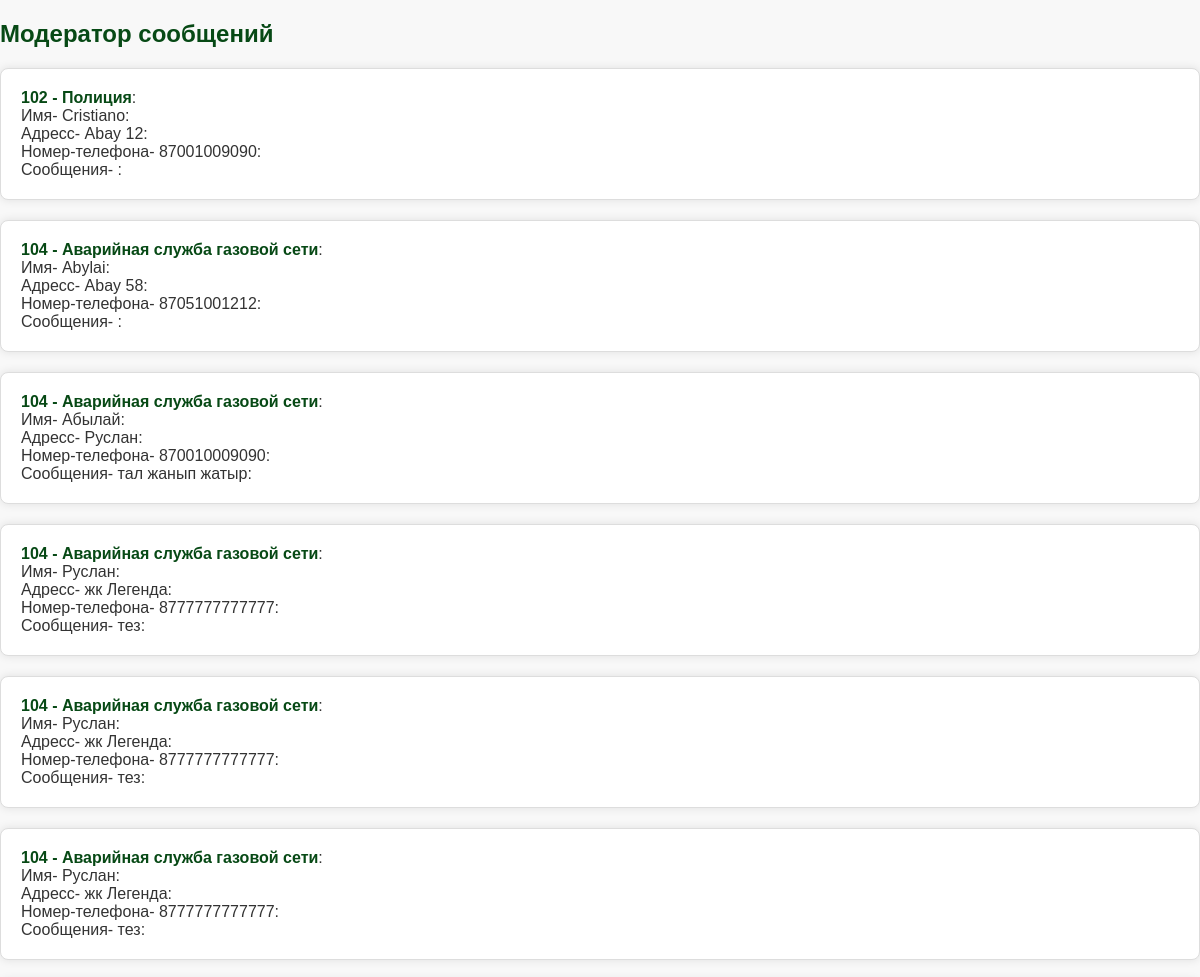
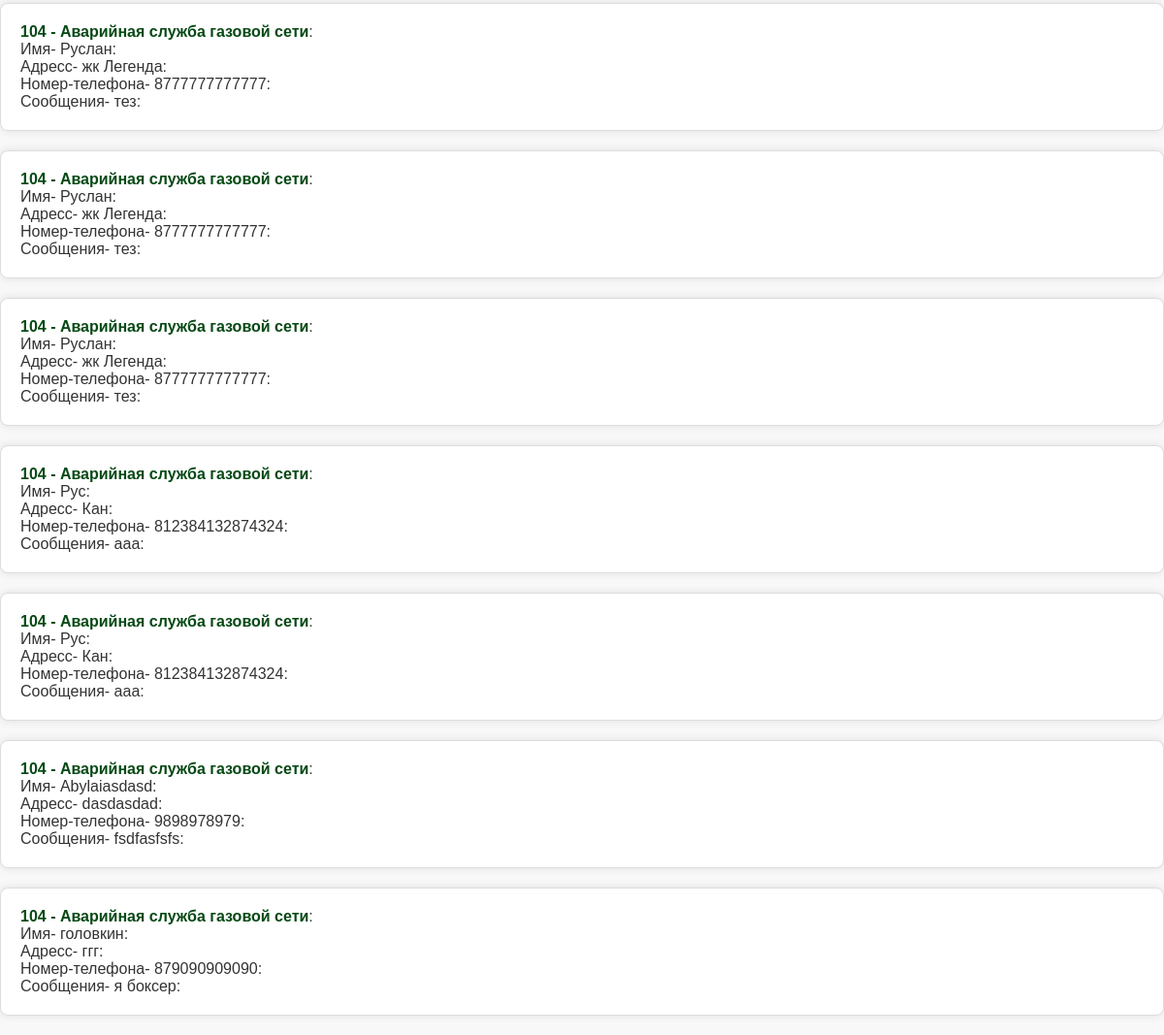
Page /moderator-notifications/ on the committed database (2 pictures, top to bottom).
### back/models.py (models this page shows, shortened)
class Notification(models.Model):
    organ = models.ForeignKey(Organ, on_delete=models.CASCADE)
    name = models.CharField(max_length=50, default="")
    address = models.CharField(max_length=255)
    description = models.CharField(max_length=255, default="")
    phone_number = models.CharField(max_length=100, default="")
    timestamp = models.DateTimeField(auto_now_add=True)

class Organ(models.Model):
    title = models.CharField(max_length=100, default="Default Title")
    description = models.TextField(default="")

### back/views.py (the view)
# urls.py: path('moderator-notifications/', views.moderator_notifications, name='moderator_notifications'),
def moderator_notifications(request):
    notifications = Notification.objects.all()
    return render(request, 'back/moderator_notifications.html', {'notifications': notifications})

### back/templates/back/moderator_notifications.html (shortened to what this page needs)
{% load static %}
<!DOCTYPE html>
<html lang="en">
<head>
    <link rel="stylesheet" href="{% static 'back/css/moderator.css' %}">
</head>
<body>
    <h2>Модератор сообщений</h2>
    <ul>
        {% for notification in notifications %}
            <li>
                <strong>{{ notification.organ.title }} - {{ notification.organ.description }}</strong>:
                <br>
                Имя- {{ notification.name }}:
                <br>
                Адресс- {{ notification.address }}:
                <br>
                Номер-телефона- {{ notification.phone_number }}:
                <br>
                Сообщения- {{ notification.description }}:
            </li>
        {% endfor %}
    </ul>
</body>
</html>

### back/static/back/css/moderator.css (style rules this page uses)
body { font-family: 'Arial', sans-serif; background-color: #f8f8f8; margin: 0; padding: 0; color: #333; }
h2 { color: #074915; }
ul { list-style: none; padding: 0; margin: 20px 0; }
li { background-color: #fff; border: 1px solid #ddd; border-radius: 8px; padding: 20px; margin-bottom: 20px; box-shadow: 0 0 10px rgba(0, 0, 0, 0.1); }
strong { color: #074915; }

### rows in the picture
Notification: organ "102", organ.description "Полиция", name "Cristiano", address "Abay 12", phone_number "87001009090"
Notification: organ "104", organ.description "Аварийная служба газовой сети", name "Abylai", address "Abay 58", phone_number "87051001212"
Notification: organ "104", organ.description "Аварийная служба газовой сети", name "Абылай", address "Руслан", phone_number "870010009090", description "тал жанып жатыр"
Notification: organ "104", organ.description "Аварийная служба газовой сети", name "Руслан", address "жк Легенда", phone_number "8777777777777", description "тез"
Notification: organ "104", organ.description "Аварийная служба газовой сети", name "Руслан", address "жк Легенда", phone_number "8777777777777", description "тез"
Notification: organ "104", organ.description "Аварийная служба газовой сети", name "Руслан", address "жк Легенда", phone_number "8777777777777", description "тез"
Notification: organ "104", organ.description "Аварийная служба газовой сети", name "Руслан", address "жк Легенда", phone_number "8777777777777", description "тез"
Notification: organ "104", organ.description "Аварийная служба газовой сети", name "Руслан", address "жк Легенда", phone_number "8777777777777", description "тез"
Notification: organ "104", organ.description "Аварийная служба газовой сети", name "Руслан", address "жк Легенда", phone_number "8777777777777", description "тез"
Notification: organ "104", organ.description "Аварийная служба газовой сети", name "Рус", address "Кан", phone_number "812384132874324", description "ааа"
Notification: organ "104", organ.description "Аварийная служба газовой сети", name "Рус", address "Кан", phone_number "812384132874324", description "ааа"
Notification: organ "104", organ.description "Аварийная служба газовой сети", name "Abylaiasdasd", address "dasdasdad", phone_number "9898978979", description "fsdfasfsfs"
Notification: organ "104", organ.description "Аварийная служба газовой сети", name "головкин", address "ггг", phone_number "879090909090", description "я боксер"
